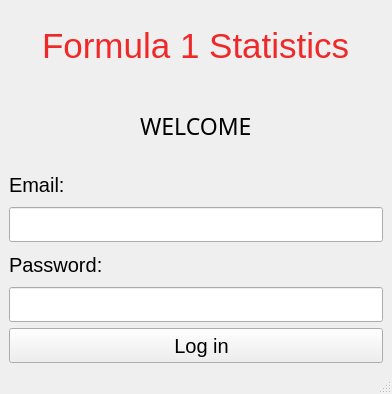
<?xml version="1.0" encoding="UTF-8"?>
<ui version="4.0">
 <class>WelcomeScreen</class>
 <widget class="QMainWindow" name="WelcomeScreen">
  <property name="geometry">
   <rect>
    <x>0</x>
    <y>0</y>
    <width>392</width>
    <height>394</height>
   </rect>
  </property>
  <property name="minimumSize">
   <size>
    <width>392</width>
    <height>394</height>
   </size>
  </property>
  <property name="maximumSize">
   <size>
    <width>392</width>
    <height>394</height>
   </size>
  </property>
  <property name="windowTitle">
   <string>MainWindow</string>
  </property>
  <widget class="QWidget" name="centralwidget">
   <layout class="QVBoxLayout" name="verticalLayout_4">
    <item>
     <layout class="QVBoxLayout" name="verticalLayout_3">
      <item alignment="Qt::AlignHCenter">
       <widget class="QLabel" name="label_4">
        <property name="font">
         <font>
          <family>Ubuntu</family>
          <pointsize>26</pointsize>
          <weight>50</weight>
          <italic>false</italic>
          <bold>false</bold>
         </font>
        </property>
        <property name="toolTip">
         <string>&lt;html&gt;&lt;head/&gt;&lt;body&gt;&lt;p align=&quot;center&quot;&gt;&lt;span style=&quot; color:#ef2929;&quot;&gt;&lt;br/&gt;&lt;/span&gt;&lt;/p&gt;&lt;/body&gt;&lt;/html&gt;</string>
        </property>
        <property name="text">
         <string>&lt;html&gt;&lt;head/&gt;&lt;body&gt;&lt;p&gt;&lt;span style=&quot; color:#ef2929;&quot;&gt;Formula 1 Statistics&lt;/span&gt;&lt;/p&gt;&lt;/body&gt;&lt;/html&gt;</string>
        </property>
       </widget>
      </item>
      <item alignment="Qt::AlignHCenter">
       <widget class="QLabel" name="label_5">
        <property name="font">
         <font>
          <family>Samyak Tamil</family>
          <pointsize>17</pointsize>
          <italic>false</italic>
         </font>
        </property>
        <property name="text">
         <string>WELCOME</string>
        </property>
       </widget>
      </item>
      <item>
       <layout class="QVBoxLayout" name="verticalLayout_2">
        <item>
         <widget class="QLabel" name="label">
          <property name="font">
           <font>
            <pointsize>15</pointsize>
           </font>
          </property>
          <property name="text">
           <string>Email:</string>
          </property>
         </widget>
        </item>
        <item>
         <widget class="QLineEdit" name="lineEdit">
          <property name="minimumSize">
           <size>
            <width>0</width>
            <height>35</height>
           </size>
          </property>
         </widget>
        </item>
       </layout>
      </item>
      <item>
       <layout class="QVBoxLayout" name="verticalLayout">
        <item>
         <widget class="QLabel" name="label_2">
          <property name="font">
           <font>
            <pointsize>15</pointsize>
           </font>
          </property>
          <property name="text">
           <string>Password:</string>
          </property>
         </widget>
        </item>
        <item>
         <widget class="QLineEdit" name="lineEdit_2">
          <property name="minimumSize">
           <size>
            <width>0</width>
            <height>35</height>
           </size>
          </property>
          <property name="echoMode">
           <enum>QLineEdit::Password</enum>
          </property>
         </widget>
        </item>
       </layout>
      </item>
      <item>
       <layout class="QHBoxLayout" name="horizontalLayout">
        <item>
         <widget class="QPushButton" name="pushButton_3">
          <property name="minimumSize">
           <size>
            <width>0</width>
            <height>35</height>
           </size>
          </property>
          <property name="font">
           <font>
            <pointsize>15</pointsize>
           </font>
          </property>
          <property name="whatsThis">
           <string>&lt;html&gt;&lt;head/&gt;&lt;body&gt;&lt;p align=&quot;center&quot;&gt;&lt;br/&gt;&lt;/p&gt;&lt;/body&gt;&lt;/html&gt;</string>
          </property>
          <property name="text">
           <string>  Log in</string>
          </property>
          <property name="icon">
           <iconset>
            <normaloff>../../../../Downloads/enter.png</normaloff>../../../../Downloads/enter.png</iconset>
          </property>
          <property name="iconSize">
           <size>
            <width>25</width>
            <height>25</height>
           </size>
          </property>
         </widget>
        </item>
       </layout>
      </item>
     </layout>
    </item>
   </layout>
  </widget>
  <widget class="QMenuBar" name="menubar">
   <property name="geometry">
    <rect>
     <x>0</x>
     <y>0</y>
     <width>392</width>
     <height>22</height>
    </rect>
   </property>
  </widget>
  <widget class="QStatusBar" name="statusbar"/>
 </widget>
 <resources/>
 <connections/>
</ui>
